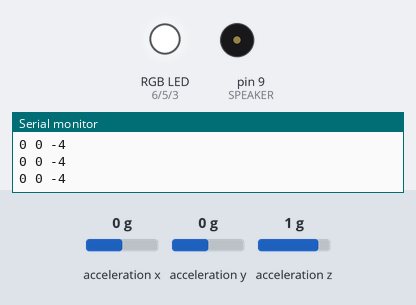
Recording of a sketch running on a simulated Arduino Uno, built with avr-gcc and run on an emulated ATmega328P. Shown: an RGB LED mixed from three pins (HIGH = lit), buzzer (waves = sounding), the last lines printed to the serial monitor. The inputs (shaded band) are chosen by the test bench; at power-on: acceleration x 0 g, acceleration y 0 g, acceleration z 1 g.

Above: at 1.2 s.
1.3 s: acceleration x set to -0.2 g
4.3 s: acceleration x set to -0.5 g
At 4.9 s:
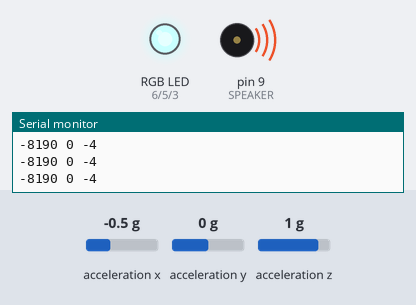
5.8 s: acceleration y set to -0.2 g
7.3 s: acceleration y set to -0.5 g
At 7.6 s:
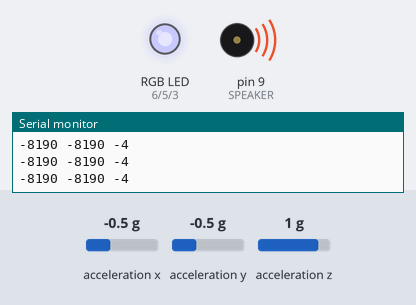
8.8 s: acceleration z set to -1.4 g
At 10.0 s:
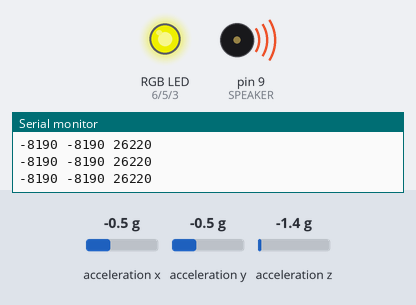
10.3 s: acceleration z set to 1.4 g
At 11.2 s:
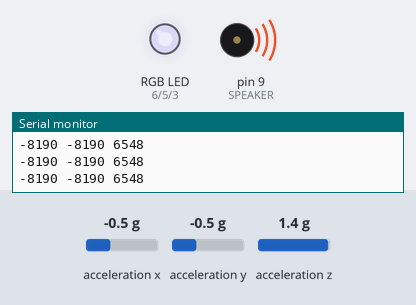
Timing chart, 0 to 12.8 s (numbered marks = the images above; inputs shaded):
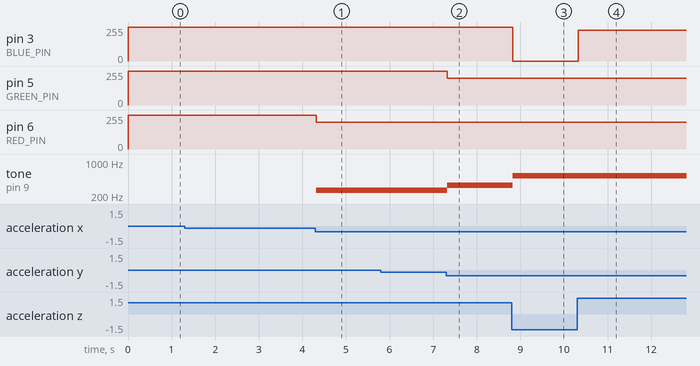

Measured:
- the behaviour switches between -0.3 and -0.4 g on acceleration x (found by bisection; images 0 and 1)
- the behaviour switches between -0.3 and -0.4 g on acceleration y (found by bisection; images 1 and 2)
- after the input at 4.3 s, pin 6 (RED_PIN): 255/255 → 201/255 at once; tone on pin 9 (SPEAKER): silent → 262 Hz at once
- after the input at 7.3 s, pin 5 (GREEN_PIN): 255/255 → 201/255 at once; tone on pin 9 (SPEAKER): 262 Hz → 330 Hz at once
- after the input at 8.8 s, pin 3 (BLUE_PIN): 255/255 → 0/255 at once; tone on pin 9 (SPEAKER): 330 Hz → 523 Hz at once
- after the input at 10.3 s, pin 3 (BLUE_PIN): 0/255 → 229/255 at once

The sketch:

11-2_instrument.ino
```cpp
// 가속도 센서를 사용하여 빛과 소리 제어

// 센서 라이브러리 포함
// 센서 라이브러리 내에서 아두이노의 SPI 라이브러리와 Unified Sensor Library를 포함
#include <Adafruit_LIS3DH.h>

// 사용 핀 정의
// SPI 통신을 위한 핀은 디폴트 핀을 사용하므로 별도 지정하지 않지만
// CS/SS 핀은 슬레이브별로 하나씩 필요하므로 핀을 지정해야 함
const int RED_PIN = 6;
const int GREEN_PIN = 5;
const int BLUE_PIN = 3;
const int SPEAKER = 9;
const int CS_PIN = 10;

// 5음 음계 C(도) D(레) E(미) G(솔) A(라)
#define NOTE_C 262     // Hz
#define NOTE_D 294    // Hz
#define NOTE_E 330    // Hz
#define NOTE_G 392    // Hz
#define NOTE_A 440    // Hz
#define NOTE_C2 523     // Hz

// 하드웨어 SPI 인터페이스를 사용하여 가속도 센서 초기화
Adafruit_LIS3DH accel = Adafruit_LIS3DH(CS_PIN);

void setup()
{
  Serial.begin(9600);     // 센서 값 출력을 위해 시리얼 포트 초기화

  // 가속도 센서 연결
  if (!accel.begin())
  {
    Serial.println("Could not find accelerometer.");
    while (1);      // 연결 오류가 발생하면 무한 루프로 진입
  }

  // 가속도 센서의 측정 범위를 +/-2G로 설정
  accel.setRange(LIS3DH_RANGE_2_G);

  // LED의 음극에 연결된 핀을 출력으로 설정하고 LED를 끔
  // 공통 양극 방식 LED를 사용하므로 HIGH를 출력해야 LED가 꺼짐
  pinMode(RED_PIN, OUTPUT);
  digitalWrite(RED_PIN, HIGH);
  pinMode(GREEN_PIN, OUTPUT);
  digitalWrite(GREEN_PIN, HIGH);
  pinMode(BLUE_PIN, OUTPUT);
  digitalWrite(BLUE_PIN, HIGH);
}

void loop()
{
  // x, y, z축 방향의 가속도 읽기
  accel.read();

  // 지표면에 수직인 가속도 센서 축 보상
  // 1G에 해당하는 원시값을 뺌
  long norm_z = accel.z - 16384;

  // 임계치 조절을 위해 모든 가속도 값을 시리얼 모니터로 출력
  Serial.print(accel.x);
  Serial.print(" ");
  Serial.print(accel.y);
  Serial.print(" ");
  Serial.println(norm_z);

  // 가속도 센서 칩의 움직임에 따라 100ms 길이로 다른 높이의 음 재생
  if (accel.x < -5000) tone(SPEAKER, NOTE_C, 100);
  if (accel.x > 5000) tone(SPEAKER, NOTE_D, 100);
  if (accel.y < -5000) tone(SPEAKER, NOTE_E, 100);
  if (accel.y > 5000) tone(SPEAKER, NOTE_G, 100);
  if (norm_z < -5000) tone(SPEAKER, NOTE_A, 100);
  if (norm_z > 5000) tone(SPEAKER, NOTE_C2, 100);

  // 가속도 센서 칩의 움직임에 비례하여 LED 밝기 조절
  analogWrite(RED_PIN, constrain(map(abs(accel.x), 5000, 20000, 255, 0), 0, 255));
  analogWrite(GREEN_PIN, constrain(map(abs(accel.y), 5000, 20000, 255, 0), 0, 255));
  analogWrite(BLUE_PIN, constrain(map(abs(norm_z), 5000, 20000, 255, 0), 0, 255));
}
```
